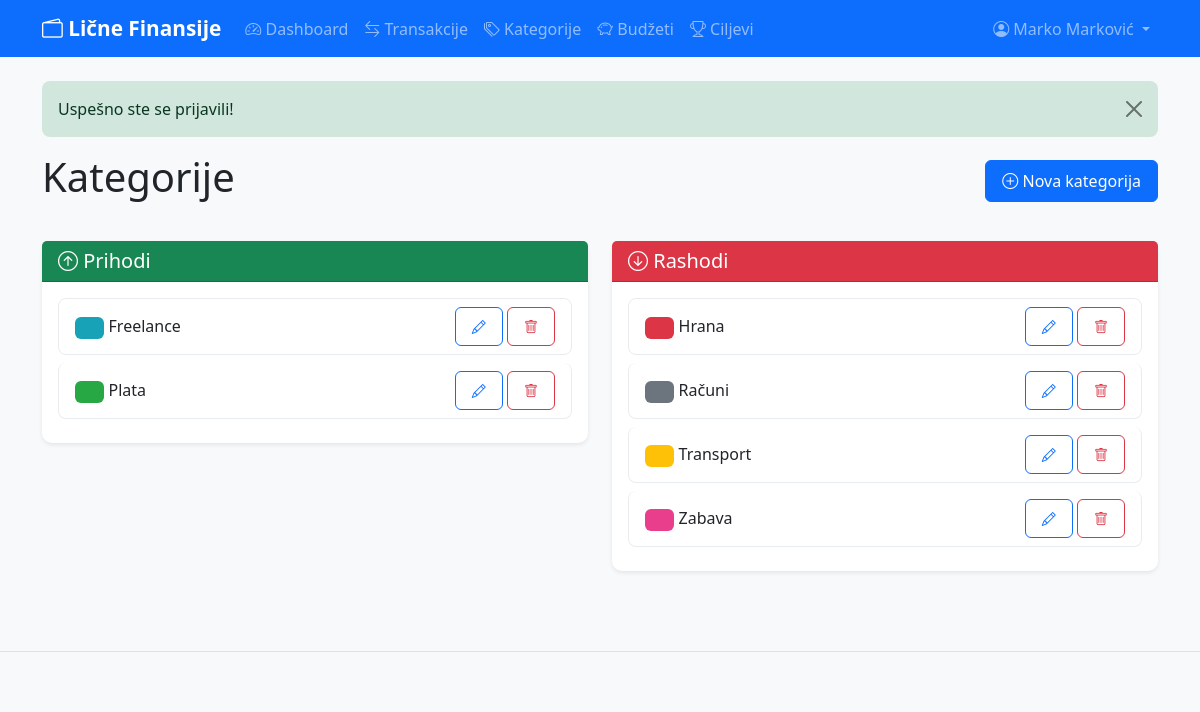
Page /categories/index.php (signed in) on the committed database.
### tables this page shows
CREATE TABLE categories (
    id INT AUTO_INCREMENT PRIMARY KEY,
    user_id INT NOT NULL,
    name VARCHAR(100) NOT NULL,
    type ENUM('prihod', 'rashod') NOT NULL,
    color VARCHAR(7) NULL,
    created_at TIMESTAMP DEFAULT CURRENT_TIMESTAMP,
    UNIQUE KEY unique_user_category (user_id, name, type),
    FOREIGN KEY (user_id) REFERENCES users(id) ON DELETE CASCADE,
    INDEX idx_user_type (user_id, type)
);

### src/Core/Database.php (called while the page is built, shortened)
<?php
class Database {
    private static ?PDO $instance = null;
    public static function getInstance(): PDO {
        if (self::$instance === null) {
            try {
                $host = defined('DB_HOST') ? DB_HOST : '127.0.0.1';
                $port = defined('DB_PORT') ? DB_PORT : '3306';
                $name = defined('DB_NAME') ? DB_NAME : 'finance_tracker';
                $charset = defined('DB_CHARSET') ? DB_CHARSET : 'utf8mb4';
                $dsn = "mysql:host={$host};port={$port};dbname={$name};charset={$charset}";
                self::$instance = new PDO($dsn, DB_USER, DB_PASS);
                self::$instance->setAttribute(PDO::ATTR_ERRMODE, PDO::ERRMODE_EXCEPTION);
                self::$instance->setAttribute(PDO::ATTR_DEFAULT_FETCH_MODE, PDO::FETCH_ASSOC);
                self::$instance->setAttribute(PDO::ATTR_EMULATE_PREPARES, false);
            } catch (PDOException $e) {
                die("Greška konekcije: " . $e->getMessage());
            }
        }
        return self::$instance;
    }
}

### src/Core/Session.php (called while the page is built, shortened)
<?php
class Session {
    public static function get(string $key, $default = null) {
        return $_SESSION[$key] ?? $default;
    }
    public static function has(string $key): bool {
        return isset($_SESSION[$key]);
    }
}

### src/Core/Auth.php (called while the page is built, shortened)
<?php
class Auth {
    public function isLoggedIn(): bool {
        return Session::has('user_id');
    }
    public function currentUser(): ?array {
        return [
            'id' => Session::get('user_id'),
            'name' => Session::get('user_name'),
            'email' => Session::get('user_email'),
            'role' => Session::get('user_role')
        ];
    }
}

### src/Repositories/BaseRepository.php (called while the page is built, shortened)
<?php
abstract class BaseRepository implements CrudRepositoryInterface {
    public function __construct() {
        $this->db = Database::getInstance();
    }
}

### src/Repositories/CategoryRepository.php (called while the page is built, shortened)
<?php
class CategoryRepository extends BaseRepository {
    protected string $table = 'categories';
    public function getUserCategories(int $userId, ?string $type = null): array {
        $sql = "SELECT * FROM {$this->table} WHERE user_id = :user_id";
        $params = ['user_id' => $userId];
        $sql .= " ORDER BY name ASC";
        $stmt = $this->db->prepare($sql);
        $stmt->execute($params);
        return $stmt->fetchAll();
    }
}

### src/Helpers/functions.php (called while the page is built, shortened)
<?php
function e(?string $value): string {
    return htmlspecialchars($value ?? '', ENT_QUOTES, 'UTF-8');
}

### public/categories/index.php (the view, shortened to what this page needs)
<?php
require_once '../../src/Helpers/functions.php';
spl_autoload_register(function ($class) {
    $prefix = 'App\\';
    $base_dir = __DIR__ . '/../../src/';
    $len = strlen($prefix);
    $relative_class = substr($class, $len);
    $file = $base_dir . str_replace('\\', '/', $relative_class) . '.php';
});
$auth = new Auth();
$user = $auth->currentUser();
$categoryRepo = new CategoryRepository();
$categories = $categoryRepo->getUserCategories($user['id']);
$income_categories = array_filter($categories, fn($c) => $c['type'] === 'prihod');
$expense_categories = array_filter($categories, fn($c) => $c['type'] === 'rashod');
include '../../views/partials/header.php';
?>
<div class="d-flex justify-content-between align-items-center mb-4">
    <h1>Kategorije</h1>
    <a href="/categories/create.php" class="btn btn-primary">
        <i class="bi bi-plus-circle"></i> Nova kategorija
    </a>
</div>
<div class="row">
    <div class="col-md-6 mb-4">
        <div class="card">
            <div class="card-header bg-success text-white">
                <h5 class="mb-0"><i class="bi bi-arrow-up-circle"></i> Prihodi</h5>
            </div>
            <div class="card-body">
                <?php if (empty($income_categories)): ?>
                    <p class="text-muted">Nema kategorija prihoda.</p>
                <?php else: ?>
                    <div class="list-group">
                        <?php foreach ($income_categories as $cat): ?>
                        <div class="list-group-item d-flex justify-content-between align-items-center">
                            <div>
                                <?php if ($cat['color']): ?>
                                    <span class="badge" style="background-color: <?= e($cat['color']) ?>">
                                    </span>
                                <?php endif; ?>
                                <?= e($cat['name']) ?>
                            </div>
                            <div>
                                <a href="/categories/edit.php?id=<?= $cat['id'] ?>"
                                   class="btn btn-sm btn-outline-primary">
                                    <i class="bi bi-pencil"></i>
                                </a>
                                <form method="POST" class="d-inline"
                                      onsubmit="return confirm('Da li ste sigurni?')">
                                    <button type="submit" name="delete" value="<?= $cat['id'] ?>"
                                            class="btn btn-sm btn-outline-danger">
                                        <i class="bi bi-trash"></i>
                                    </button>
                                </form>
                            </div>
                        </div>
                        <?php endforeach; ?>
                    </div>
                <?php endif; ?>
            </div>
        </div>
    </div>
    <div class="col-md-6 mb-4">
        <div class="card">
            <div class="card-header bg-danger text-white">
                <h5 class="mb-0"><i class="bi bi-arrow-down-circle"></i> Rashodi</h5>
            </div>
            <div class="card-body">
                <?php if (empty($expense_categories)): ?>
                    <p class="text-muted">Nema kategorija rashoda.</p>
                <?php else: ?>
                    <div class="list-group">
                        <?php foreach ($expense_categories as $cat): ?>
                        <div class="list-group-item d-flex justify-content-between align-items-center">
                            <div>
                                <?php if ($cat['color']): ?>
                                    <span class="badge" style="background-color: <?= e($cat['color']) ?>">
                                    </span>
                                <?php endif; ?>
                                <?= e($cat['name']) ?>
                            </div>
                            <div>
                                <a href="/categories/edit.php?id=<?= $cat['id'] ?>"
                                   class="btn btn-sm btn-outline-primary">
                                    <i class="bi bi-pencil"></i>
                                </a>
                                <form method="POST" class="d-inline"
                                      onsubmit="return confirm('Da li ste sigurni?')">
                                    <button type="submit" name="delete" value="<?= $cat['id'] ?>"
                                            class="btn btn-sm btn-outline-danger">
                                        <i class="bi bi-trash"></i>
                                    </button>
                                </form>
                            </div>
                        </div>
                        <?php endforeach; ?>
                    </div>
                <?php endif; ?>
            </div>
        </div>
    </div>
</div>
<?php include '../../views/partials/footer.php'; ?>

### public/assets/css/custom.css (style rules this page uses)
body { background-color: #f8f9fa; font-family: 'Segoe UI', Tahoma, Geneva, Verdana, sans-serif; }
.card { border: none; border-radius: 10px; box-shadow: 0 2px 4px rgba(0, 0, 0, 0.08); transition: transform 0.2s, box-shadow 0.2s; }
.btn { border-radius: 6px; padding: 8px 16px; font-weight: 500; transition: all 0.2s; }
.badge { padding: 5px 10px; border-radius: 6px; font-weight: 500; }
.list-group-item { border: 1px solid #e9ecef; border-radius: 8px !important; margin-bottom: 8px; }
.card { animation: fadeIn 0.3s ease-out; }
.mb-4 { margin-bottom: 2rem !important; }

### rows in the picture
categories: name "Freelance", $cat['id'] 2 (drawn)
categories: name "Plata", $cat['id'] 1 (drawn)
categories: name "Hrana", $cat['id'] 3 (drawn)
categories: name "Računi", $cat['id'] 5 (drawn)
categories: name "Transport", $cat['id'] 4 (drawn)
categories: name "Zabava", $cat['id'] 6 (drawn)

### other values in the picture
APP_NAME "Lične Finansije"
Session::get('user_name') "Marko Marković"
$flash['message'] "Uspešno ste se prijavili!"
